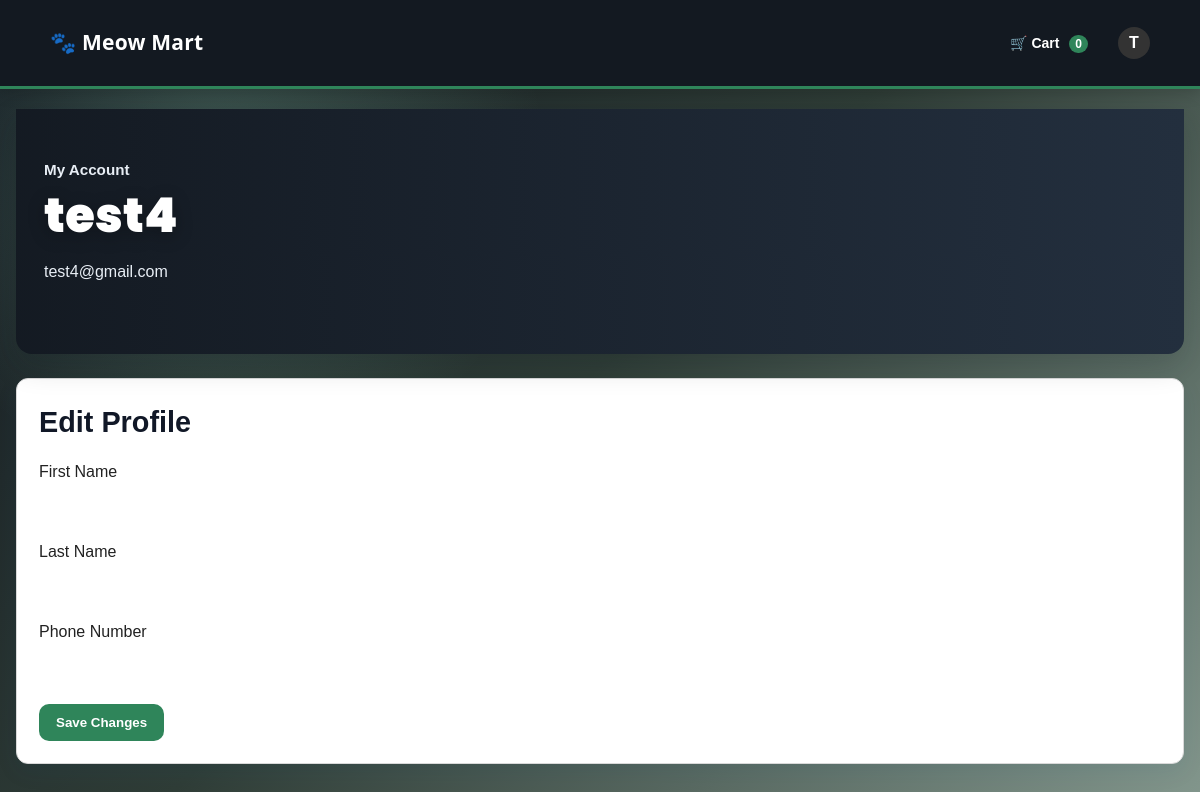
Before: /accounts/profile/ (signed in) with the older database file.
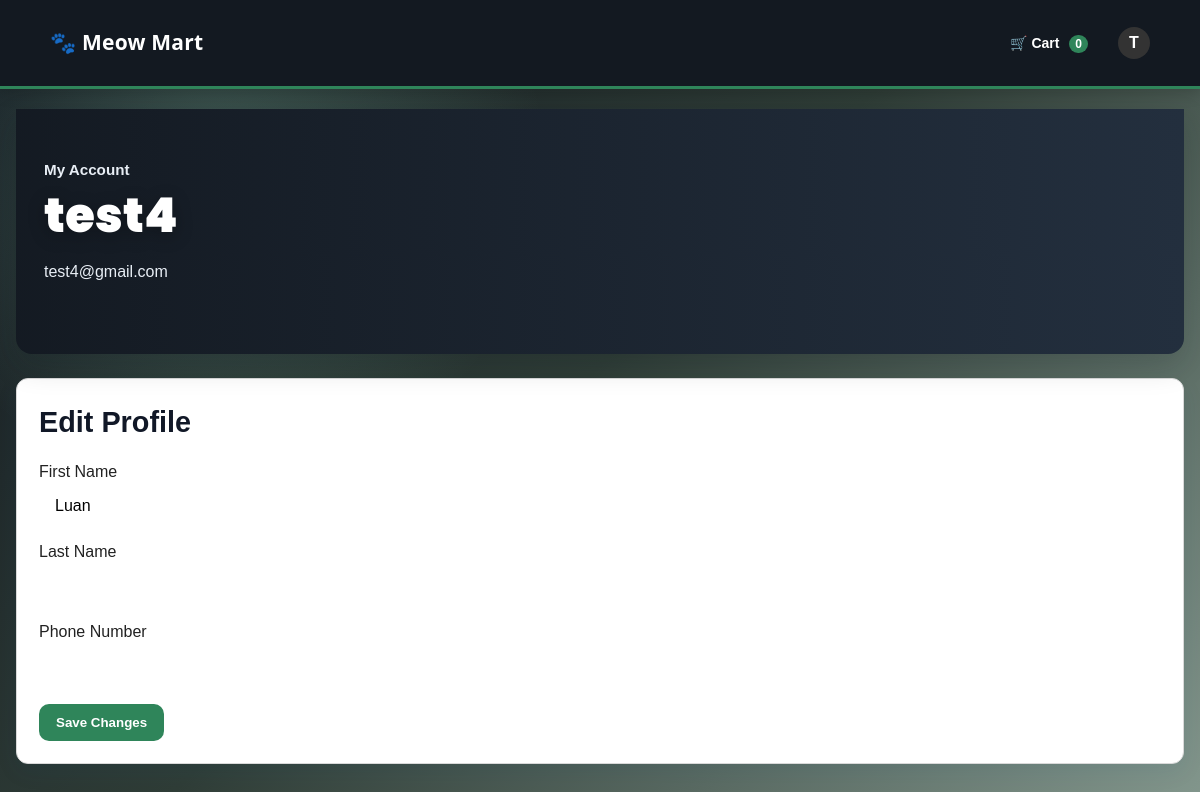
After: the same page with the newer database file.
### accounts/models.py (models this page shows, shortened)
class UserProfile(models.Model):
    user = models.OneToOneField(UserAccount, on_delete=models.CASCADE, related_name="profile")
    first_name = models.CharField(max_length=100, blank=True)
    last_name = models.CharField(max_length=100, blank=True)
    phone_number = models.CharField(max_length=20, blank=True)
    class Meta:
        db_table = "store_userprofile"
        verbose_name = "User Profile"
        verbose_name_plural = "User Profiles"

### accounts/views.py (the view)
# urls.py: path("profile/", views.profile_view, name="profile"),
def profile_view(request):
    user_id = request.session.get("user_id")
    if not user_id:
        return redirect("/accounts/signin/")
    user = UserAccount.objects.filter(id=user_id).first()
    if not user:
        return redirect("/accounts/signin/")
    profile = UserProfile.objects.filter(user=user).first()
    if request.method == "POST":
        profile.first_name = request.POST.get("first_name", "").strip()
        profile.last_name = request.POST.get("last_name", "").strip()
        profile.phone_number = request.POST.get("phone_number", "").strip()
        profile.save()
        return redirect("/accounts/profile")
    return render(
        request,
        "accounts/profile.html",
        {"user": user, "profile": profile, "current_user": user, "cart_item_count": 0},
    )

### store/cart.py (called while the page is built)
def get_session_cart(session):
    return session.get("cart", {})

### store/context_processors.py (called while the page is built)
def global_context(request):
    user_id = request.session.get("user_id")
    current_user = None
    if user_id:
        current_user = UserAccount.objects.filter(id=user_id).first()
    cart = get_session_cart(request.session)
    cart_item_count = sum(cart.values()) if cart else 0
    return {
        "current_user": current_user,
        "cart_item_count": cart_item_count,
    }

### templates/accounts/profile.html (shortened to what this page needs)
{% extends "base.html" %}
{% load static %}
{% block content %}
<section class="hero">
    <div class="hero-panel">
        <p class="eyebrow">My Account</p>
        <h1 class="hero-title">{{ user.username }}</h1>
        <p class="hero-copy">{{ user.email }}</p>
    </div>
</section>
<section>
    <div class="detail-card" style="margin-top: 24px">
        <h2 class="section-title">Edit Profile</h2>
        <form method="post" style="margin-top: 16px;">
            <div style="margin-bottom: 12px;">
                <label>First Name</label><br>
                <input class="search-input" type="text"
                name="first_name" value="{{ profile.first_name }}">
            </div>
            <div style="margin-bottom: 12px;">
                <label>Last Name</label><br>
                <input class="search-input" type="text"
                name="last_name" value="{{ profile.last_name }}">
            </div>
            <div style="margin-bottom: 16px;">
                <label>Phone Number</label><br>
                <input class="search-input" type="text"
                name="phone_number" value="{{ profile.phone_number }}">
            </div>
            <button class="btn btn-primary" type="submit">Save Changes</button>
        </form>
    </div>
</section>
{% endblock %}
<!-- {% load static %}

Changed rows visible on the page:
now on this page (row edited): UserProfile: first_name "Luan"
